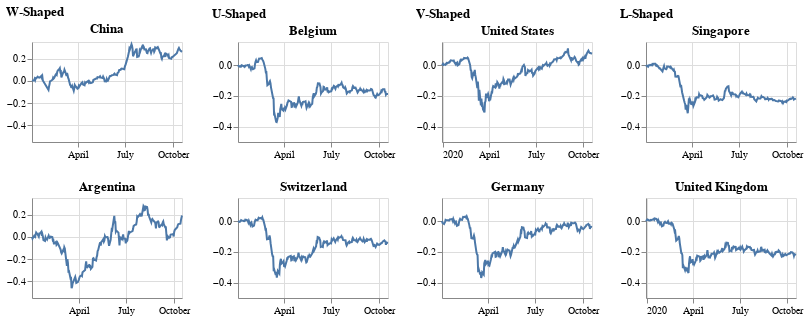

Write notebook code for a chart like this one.
### Markdown cell above
#### <center>4 Recession Shapes in Global Stock Market<center>

### Code cell
world_index_hist_de =  world_index_hist_vertical_merged[world_index_hist_vertical_merged['location'].isin(['Germany'])]
world_index_hist_ar =  world_index_hist_vertical_merged[world_index_hist_vertical_merged['location'].isin(['Argentina'])]
world_index_hist_cn =  world_index_hist_vertical_merged[world_index_hist_vertical_merged['location'].isin(['China'])]
world_index_hist_sg =  world_index_hist_vertical_merged[world_index_hist_vertical_merged['location'].isin(['Singapore'])]
world_index_hist_us =  world_index_hist_vertical_merged[world_index_hist_vertical_merged['location'].isin(['United States'])]
world_index_hist_uk =  world_index_hist_vertical_merged[world_index_hist_vertical_merged['location'].isin(['United Kingdom'])]
world_index_hist_sw =  world_index_hist_vertical_merged[world_index_hist_vertical_merged['location'].isin(['Switzerland'])]
world_index_hist_be =  world_index_hist_vertical_merged[world_index_hist_vertical_merged['location'].isin(['Belgium'])]

ar = alt.Chart(world_index_hist_ar).mark_line().encode(
    x=alt.X('Date', title=None),
    y=alt.Y('Daily Change Rate', scale=alt.Scale(domain=[-0.55,0.35]), title=None),
).properties(
    width=150,
    height=100,
    title ='Argentina'
)
cn = alt.Chart(world_index_hist_cn).mark_line().encode(
    x=alt.X('Date', title=None),
    y=alt.Y('Daily Change Rate', scale=alt.Scale(domain=[-0.55,0.35]), title=None),
).properties(
    width=150,
    height=100,
    title ='China'
)

#######

de = alt.Chart(world_index_hist_de).mark_line().encode(
    x=alt.X('Date', title=None),
    y=alt.Y('Daily Change Rate', scale=alt.Scale(domain=[-0.5,0.15]), title=None),
).properties(
    width=150,
    height=100,
    title ='Germany'
)

us = alt.Chart(world_index_hist_us).mark_line().encode(
    x=alt.X('Date', title=None),
    y=alt.Y('Daily Change Rate', scale=alt.Scale(domain=[-0.5,0.15]), title=None),
).properties(
    width=150,
    height=100,
    title ='United States'
)


######

sw = alt.Chart(world_index_hist_sw).mark_line().encode(
    x=alt.X('Date', title=None),
    y=alt.Y('Daily Change Rate', scale=alt.Scale(domain=[-0.5,0.15]), title=None),
#     color='location',
).properties(
    width=150,
    height=100,
    title ='Switzerland'
)
be = alt.Chart(world_index_hist_be).mark_line().encode(
    x=alt.X('Date', title=None),
    y=alt.Y('Daily Change Rate', scale=alt.Scale(domain=[-0.5,0.15]), title=None),
#     color='location',
).properties(
    width=150,
    height=100,
    title ='Belgium'
)


#########

sg = alt.Chart(world_index_hist_sg).mark_line().encode(
    x=alt.X('Date', title=None),
    y=alt.Y('Daily Change Rate', scale=alt.Scale(domain=[-0.5,0.15]), title=None),
#     color='location',
).properties(
     width=150,
    height=100,
    title ='Singapore'
)

uk = alt.Chart(world_index_hist_uk).mark_line().encode(
    x=alt.X('Date', title=None),
    y=alt.Y('Daily Change Rate', scale=alt.Scale(domain=[-0.5,0.15]), title=None),
#     color='location',
).properties(
    width=150,
    height=100,
    title ='United Kingdom'
)



w_shape = (cn&ar).properties(title='W-Shaped')
u_shape = (be&sw).properties(title='U-Shaped')
v_shape = (us&de).properties(title='V-Shaped')
l_shape = (sg&uk).properties(title='L-Shaped')


w_shape|u_shape|v_shape|l_shape

### Figure 1 — Vega-Lite specification as saved in the notebook (floating-point values rounded to 4 significant figures; data arrays with more than 128 entries replaced by an {"elided": "..."} marker saying what was removed)
{"config": {"view": {"continuousWidth": 400, "continuousHeight": 300}}, "hconcat": [{"vconcat": [{"data": {"name": "data-a4e4ca0d489b863f3d92fb2dd37cb1d4"}, "mark": "line", "encoding": {"x": {"type": "temporal", "field": "Date", "title": null}, "y": {"type": "quantitative", "field": "Daily Change Rate", "scale": {"domain": [-0.55, 0.35]}, "title": null}}, "height": 100, "title": "China", "width": 150}, {"data": {"name": "data-1d1e97de81caefe8fc69b228117ea6a7"}, "mark": "line", "encoding": {"x": {"type": "temporal", "field": "Date", "title": null}, "y": {"type": "quantitative", "field": "Daily Change Rate", "scale": {"domain": [-0.55, 0.35]}, "title": null}}, "height": 100, "title": "Argentina", "width": 150}], "title": "W-Shaped"}, {"vconcat": [{"data": {"name": "data-55558db9c9b701c73b5bda289436e221"}, "mark": "line", "encoding": {"x": {"type": "temporal", "field": "Date", "title": null}, "y": {"type": "quantitative", "field": "Daily Change Rate", "scale": {"domain": [-0.5, 0.15]}, "title": null}}, "height": 100, "title": "Belgium", "width": 150}, {"data": {"name": "data-5ce7239b0f598a0b239c836ea2e0cb53"}, "mark": "line", "encoding": {"x": {"type": "temporal", "field": "Date", "title": null}, "y": {"type": "quantitative", "field": "Daily Change Rate", "scale": {"domain": [-0.5, 0.15]}, "title": null}}, "height": 100, "title": "Switzerland", "width": 150}], "title": "U-Shaped"}, {"vconcat": [{"data": {"name": "data-7545263b17a24d2eb5494baf2303a55c"}, "mark": "line", "encoding": {"x": {"type": "temporal", "field": "Date", "title": null}, "y": {"type": "quantitative", "field": "Daily Change Rate", "scale": {"domain": [-0.5, 0.15]}, "title": null}}, "height": 100, "title": "United States", "width": 150}, {"data": {"name": "data-02aba4a5e3862d7468f95e741b1e3227"}, "mark": "line", "encoding": {"x": {"type": "temporal", "field": "Date", "title": null}, "y": {"type": "quantitative", "field": "Daily Change Rate", "scale": {"domain": [-0.5, 0.15]}, "title": null}}, "height": 100, "title": "Germany", "width": 150}], "title": "V-Shaped"}, {"vconcat": [{"data": {"name": "data-ceb654d986b0e1f63f0589e6a31c7326"}, "mark": "line", "encoding": {"x": {"type": "temporal", "field": "Date", "title": null}, "y": {"type": "quantitative", "field": "Daily Change Rate", "scale": {"domain": [-0.5, 0.15]}, "title": null}}, "height": 100, "title": "Singapore", "width": 150}, {"data": {"name": "data-6f764e5fe8aef1881fabc96c8712fc08"}, "mark": "line", "encoding": {"x": {"type": "temporal", "field": "Date", "title": null}, "y": {"type": "quantitative", "field": "Daily Change Rate", "scale": {"domain": [-0.5, 0.15]}, "title": null}}, "height": 100, "title": "United Kingdom", "width": 150}], "title": "L-Shaped"}], "$schema": "https://vega.github.io/schema/vega-lite/v4.8.1.json", "datasets": {"data-a4e4ca0d489b863f3d92fb2dd37cb1d4": {"elided": "380 records"}, "data-1d1e97de81caefe8fc69b228117ea6a7": {"elided": "193 records"}, "data-55558db9c9b701c73b5bda289436e221": {"elided": "204 records"}, "data-5ce7239b0f598a0b239c836ea2e0cb53": {"elided": "202 records"}, "data-7545263b17a24d2eb5494baf2303a55c": {"elided": "203 records"}, "data-02aba4a5e3862d7468f95e741b1e3227": {"elided": "204 records"}, "data-ceb654d986b0e1f63f0589e6a31c7326": {"elided": "198 records"}, "data-6f764e5fe8aef1881fabc96c8712fc08": {"elided": "204 records"}}}
